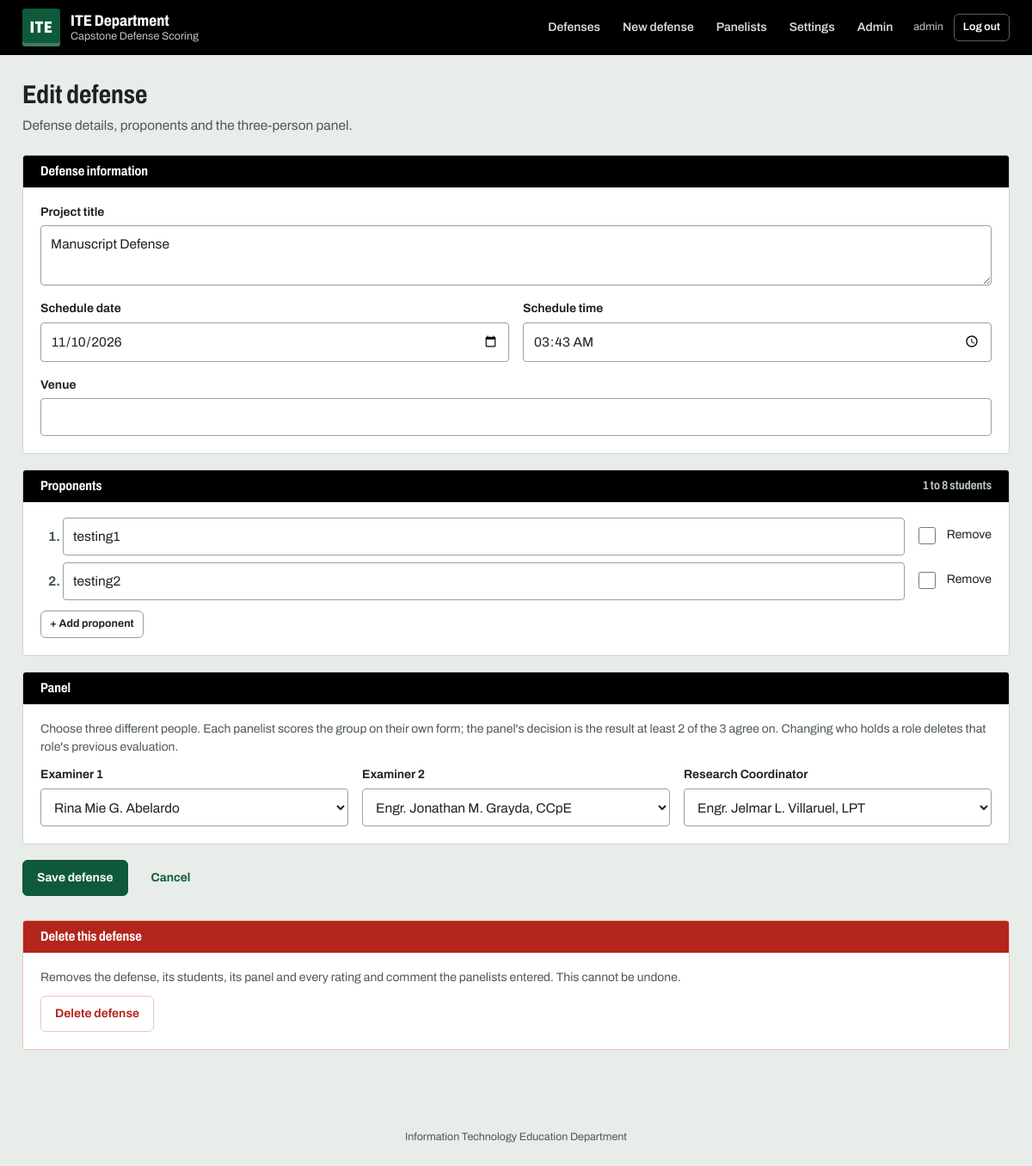
The page /defense/2/edit/ (signed in) on the database its author committed.
### defense/models.py (models this page shows, shortened)
class Panelist(models.Model):
    user = models.OneToOneField(
        settings.AUTH_USER_MODEL, on_delete=models.CASCADE, related_name="panelist")
    prefix = models.CharField(max_length=20, blank=True, help_text="e.g. Engr., Dr.")
    suffix = models.CharField(max_length=40, blank=True, help_text="e.g. LPT, CCpE")
    class Meta:
        ordering = ["user__last_name", "user__first_name"]
    @property
    def display_name(self):
        full = " ".join(p for p in (self.user.first_name, self.user.last_name) if p).strip()
        full = full or self.user.username
        if self.prefix:
            full = f"{self.prefix} {full}"
        if self.suffix:
            full = f"{full}, {self.suffix}"
        return full

class Defense(models.Model):
    OPEN = "open"
    CLOSED = "closed"
    STATUS_CHOICES = [(OPEN, "Open"), (CLOSED, "Closed")]
    title = models.CharField("Project title", max_length=300)
    schedule_date = models.DateField()
    schedule_time = models.TimeField(null=True, blank=True)
    venue = models.CharField(max_length=150, blank=True)
    status = models.CharField(max_length=10, choices=STATUS_CHOICES, default=OPEN)
    created_at = models.DateTimeField(auto_now_add=True)
    class Meta:
        ordering = ["-schedule_date", "-schedule_time", "-pk"]

### defense/views.py (the view)
# urls.py: path("defense/<int:pk>/edit/", views.defense_form, name="defense_edit"),
@manager_required
def defense_form(request, pk=None):
    defense = get_object_or_404(Defense, pk=pk) if pk else Defense()
    if request.method == "POST":
        form = DefenseForm(request.POST, instance=defense)
        formset = ProponentFormSet(request.POST, instance=defense, prefix="proponents")
        panel = PanelForm(request.POST, defense=defense)
        if form.is_valid() and formset.is_valid() and panel.is_valid():
            with transaction.atomic():
                defense = form.save()
                for f in formset.deleted_forms:
                    if f.instance.pk:
                        f.instance.delete()
                order = 0
                for f in formset.forms:
                    if f in formset.deleted_forms or not f.cleaned_data:
                        continue
                    if not f.instance.pk and not f.has_changed():
                        continue
                    obj = f.save(commit=False)
                    obj.defense = defense
                    obj.order = order
                    obj.save()
                    order += 1
                changed = _apply_panel(defense, panel.assignments())
                reopened = _reopen_incomplete(defense)
            messages.success(request, "Defense saved.")
            if pk and changed:
                roles = ", ".join(dict(PanelAssignment.ROLE_CHOICES)[r] for r in changed)
                messages.warning(request, f"Reassigned: {roles}. The previous panelist's "
                                          "evaluation for that role was deleted.")
            for ev in reopened:
                messages.warning(request, f"{ev.assignment.panelist} must rate the new "
                                          "proponent(s); their evaluation was reopened as a draft.")
            return redirect("defense:dashboard")
    else:
        form = DefenseForm(instance=defense)
        formset = ProponentFormSet(instance=defense, prefix="proponents")
        if not pk:
            formset.extra = 1  # one required row + one blank row to start
        panel = PanelForm(defense=defense)
    return render(request, "defense/defense_form.html", {
        "form": form, "formset": formset, "panel": panel, "defense": defense if pk else None,
        "max_proponents": formset.max_num,
    })

### defense/forms.py (shortened to what this page needs)
class DefenseForm(forms.ModelForm):
    class Meta:
        model = Defense
        fields = ["title", "schedule_date", "schedule_time", "venue"]
        widgets = {
            "title": forms.Textarea(attrs={"rows": 2}),
            "schedule_date": forms.DateInput(attrs={"type": "date"}, format="%Y-%m-%d"),
            "schedule_time": forms.TimeInput(attrs={"type": "time"}, format="%H:%M"),
        }

class PanelForm(forms.Form):
    ROLE_FIELDS = [
        (PanelAssignment.EX1, "ex1", "Examiner 1"),
        (PanelAssignment.EX2, "ex2", "Examiner 2"),
        (PanelAssignment.RC, "rc", "Research Coordinator"),
    ]
    def __init__(self, *args, defense=None, **kwargs):
        super().__init__(*args, **kwargs)
        existing = {}
        if defense is not None and defense.pk:
            existing = {a.role: a for a in defense.assignments.all()}
        queryset = Panelist.objects.filter(
            Q(user__is_active=True) | Q(pk__in=[a.panelist_id for a in existing.values()])
        ).select_related("user")
        for role, key, label in self.ROLE_FIELDS:
            a = existing.get(role)
            self.fields[key] = PanelistChoiceField(
                queryset=queryset, label=label, empty_label="— select —",
                initial=a.panelist_id if a else None)
    def role_rows(self):
        return [(label, self[key]) for _, key, label in self.ROLE_FIELDS]

### defense/context_processors.py (called while the page is built)
def institution(request):
    return {"INSTITUTION": settings.INSTITUTION}

### defense/forms.py (called while the page is built)
    def label_from_instance(self, obj):
        return obj.display_name

### defense/views.py (called while the page is built)
def is_manager(user):
    return user.is_authenticated and user.is_active and user.is_staff

def manager_required(view):
    @wraps(view)
    @login_required
    def wrapper(request, *args, **kwargs):
        if not is_manager(request.user):
            raise PermissionDenied("Managers only.")
        return view(request, *args, **kwargs)
    return wrapper

### defense/templates/defense/defense_form.html (shortened to what this page needs)
{% extends "base.html" %}
{% load static %}
{% block content %}
<div class="page-head">
  <div>
    <h1>{% if defense %}Edit defense{% else %}New defense{% endif %}</h1>
    <p class="muted">Defense details, proponents and the three-person panel.</p>
  </div>
</div>
<form method="post" class="stack" novalidate>
  <section class="card">
    <h2 class="card-title">Defense information</h2>
    <div class="grid-2">
      <label class="field span-2">
        <span>{{ form.title.label }}</span>
        {{ form.title }}
      </label>
      <label class="field">
        <span>Schedule date</span>
        {{ form.schedule_date }}
      </label>
      <label class="field">
        <span>Schedule time</span>
        {{ form.schedule_time }}
      </label>
      <label class="field span-2">
        <span>Venue</span>
        {{ form.venue }}
      </label>
    </div>
  </section>
  <section class="card">
    <h2 class="card-title">Proponents <span class="muted small">1 to {{ max_proponents }} students</span></h2>
    <ol class="proponent-rows" id="proponent-rows">
      {% for f in formset %}
        <li class="proponent-row">
          <div class="proponent-line">
          <label class="field grow">
            {{ f.full_name }}
          </label>
          {% if f.instance.pk %}
            <label class="check small">{{ f.DELETE }} Remove</label>
          {% endif %}
          </div>
        </li>
      {% endfor %}
    </ol>
    <button type="button" class="btn btn-small" id="add-proponent" data-max="{{ max_proponents }}">+ Add proponent</button>
  </section>
  <section class="card">
    <h2 class="card-title">Panel</h2>
    <p class="muted small">Choose three different people. Each panelist scores the group on their own form; the panel's decision is the result at least 2 of the 3 agree on.
      {% if defense %}Changing who holds a role deletes that role's previous evaluation.{% endif %}</p>
    <div class="panel-rows">
      {% for label, who in panel.role_rows %}
        <label class="field">
          <span>{{ label }}</span>
          {{ who }}
        </label>
      {% endfor %}
    </div>
  </section>
  <div class="form-actions">
    <button type="submit" class="btn btn-primary">Save defense</button>
    <a class="btn btn-ghost" href="{% url 'defense:dashboard' %}">Cancel</a>
  </div>
</form>
{% if defense %}
<section class="card danger-zone">
  <h2 class="card-title">Delete this defense</h2>
  <p class="muted small">Removes the defense, its students, its panel and every rating and comment the panelists entered. This cannot be undone.</p>
  <form method="post" action="{% url 'defense:defense_delete' defense.pk %}"
        onsubmit="return confirm('Delete the defense “{{ defense.title|escapejs }}” and all of its scores?\n\nThis cannot be undone.');">
    <button type="submit" class="btn btn-danger">Delete defense</button>
  </form>
</section>
{% endif %}
{% endblock %}

### templates/base.html (shortened to what this page needs)
{% load static %}<!doctype html>
<html lang="en">
<head>
  <link rel="stylesheet" href="{% static 'css/app.css' %}">
</head>
<body class="{% block body_class %}{% endblock %}">
  {% with here=request.resolver_match.url_name %}
  <header class="topbar no-print">
    <div class="topbar-inner">
      <a class="brand" href="{% if user.is_authenticated %}{% url 'defense:dashboard' %}{% else %}{% url 'login' %}{% endif %}">
        <span class="ite-mark" aria-hidden="true">ITE</span>
        <span class="brand-text">
          <strong>ITE Department</strong>
          <small>Capstone Defense Scoring</small>
        </span>
      </a>
      {% if user.is_authenticated %}
      <nav class="nav" aria-label="Main">
        <a href="{% url 'defense:dashboard' %}" class="{% if here == 'dashboard' %}is-active{% endif %}"{% if here == 'dashboard' %} aria-current="page"{% endif %}>Defenses</a>
        {% if user.is_staff %}
          <a href="{% url 'defense:defense_create' %}" class="{% if here == 'defense_create' %}is-active{% endif %}">New defense</a>
          <a href="{% url 'defense:panelist_list' %}" class="{% if here == 'panelist_list' or here == 'panelist_create' or here == 'panelist_edit' %}is-active{% endif %}">Panelists</a>
          <a href="{% url 'defense:scoring_settings' %}" class="{% if here == 'scoring_settings' %}is-active{% endif %}">Settings</a>
          {% if user.is_superuser %}<a href="{% url 'admin:index' %}">Admin</a>{% endif %}
        {% endif %}
        <span class="nav-end">
          <span class="nav-user" title="Signed in as {{ user.username }}">{{ user.panelist.display_name|default:user.username }}</span>
          <form method="post" action="{% url 'logout' %}" class="inline">
            <button type="submit" class="nav-logout">Log out</button>
          </form>
        </span>
      </nav>
      {% endif %}
    </div>
  </header>
  {% endwith %}
  <main class="{% block main_class %}container{% endblock %}">{% block content %}{% endblock %}</main>
  <footer class="footer no-print">{{ INSTITUTION.department|title }}</footer>
</body>
</html>

### rows shown on the page
Defense: title "Manuscript Defense", schedule_date "11/10/2026", schedule_time "03:43"

### other values the page prints
{{ user.panelist.display_name|default:user.username }} "admin"
{{ max_proponents }} "8"
{{ label }} "Examiner 1" "Examiner 2" "Research Coordinator"
{{ INSTITUTION.department|title }} "Information Technology Education Department"
